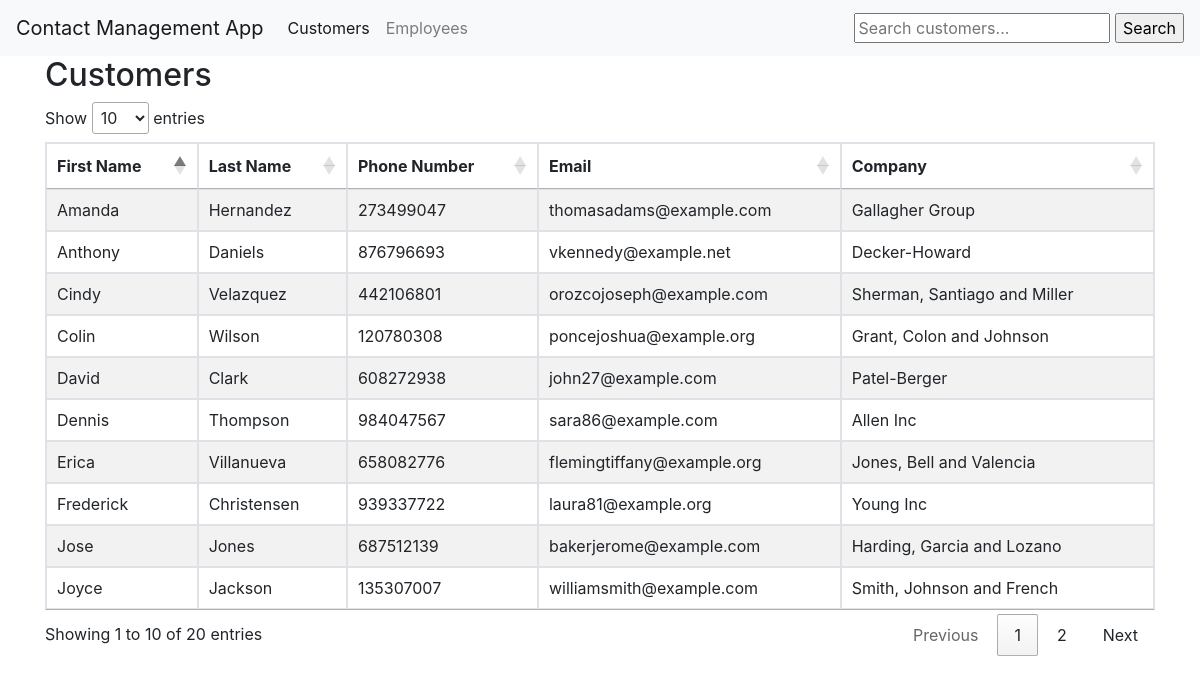
The app's page /, older data.
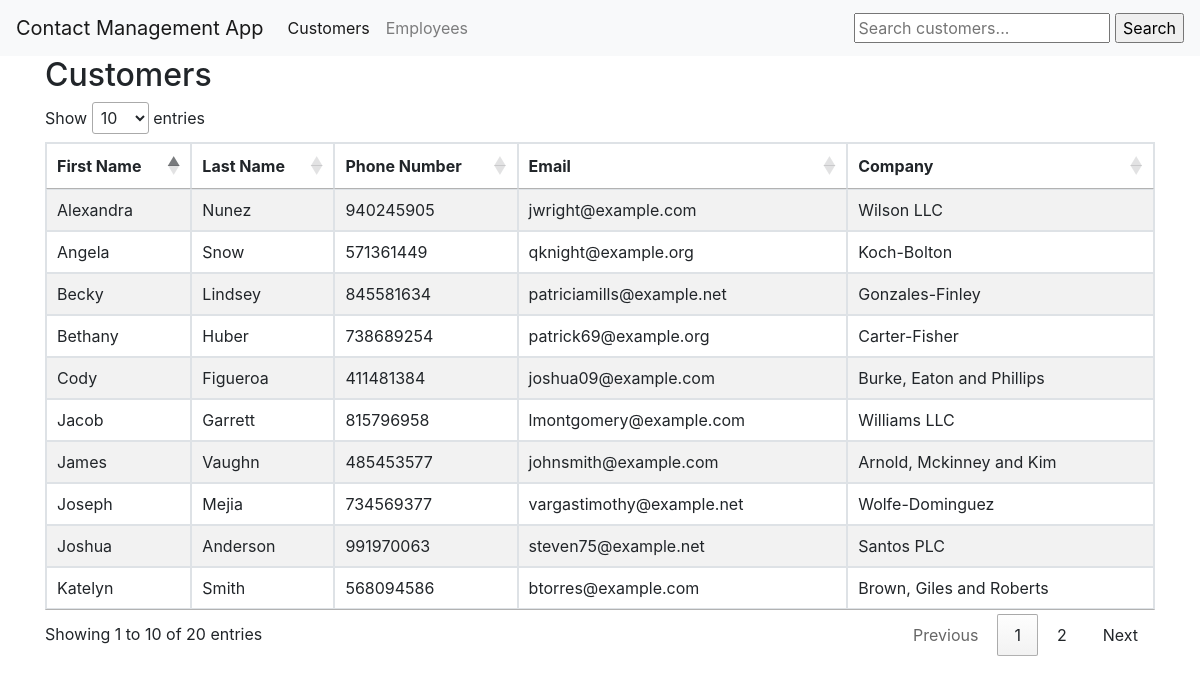
The same page, newer data.
### djangoapp/models.py (models this page shows)
class Customer(models.Model):
    first_name = models.CharField(max_length=255, validators=[MinLengthValidator(3), MaxLengthValidator(255)])
    last_name = models.CharField(max_length=255, validators=[MinLengthValidator(3), MaxLengthValidator(255)])
    phone_number = models.CharField(max_length=15, validators=[MinLengthValidator(10), MaxLengthValidator(15), RegexValidator(r'^\+?1?\d{9,15}$')])
    email = models.EmailField(max_length=255, validators=[MinLengthValidator(3), MaxLengthValidator(255), EmailValidator()])
    company = models.CharField(max_length=255, validators=[MinLengthValidator(3), MaxLengthValidator(255)])

### djangoapp/views.py (the view)
# urls.py: path('', views.customers, name='customers'),
def customers(request):
    customers = Customer.objects.all()
    return render(request, 'customers.html', {'customers': customers})

### djangoapp/templates/customers.html (shortened to what this page needs)
<!DOCTYPE html>
<html>
<head>
    <link rel="stylesheet" href="https://stackpath.bootstrapcdn.com/bootstrap/4.5.0/css/bootstrap.min.css">
    <link rel="stylesheet" type="text/css" href="https://cdn.datatables.net/1.10.22/css/jquery.dataTables.min.css">
</head>
<body>
    <nav class="navbar navbar-expand-lg navbar-light bg-light">
        <a class="navbar-brand">Contact Management App</a>
        <div class="collapse navbar-collapse" id="navbarNav">
            <ul class="navbar-nav">
                <li class="nav-item active">
                    <a class="nav-link" href="/customers">Customers</a>
                </li>
                <li class="nav-item">
                    <a class="nav-link" href="/employees">Employees</a>
                </li>
            </ul>
        </div>
        <form method="GET" action="{% url 'djangoapp:search_customers' %}">
            <input type="text" name="q" placeholder="Search customers...">
            <input type="submit" value="Search">
        </form>
    </nav>
    <div class="container">
        <h2>Customers</h2>
        <table id="customersTable" class="table table-striped table-bordered">
            <thead>
                <tr>
                    <th>First Name</th>
                    <th>Last Name</th>
                    <th>Phone Number</th>
                    <th>Email</th>
                    <th>Company</th>
                </tr>
            </thead>
            <tbody>
            {% for customer in customers %}
                <tr>
                    <td>{{ customer.first_name }}</td>
                    <td>{{ customer.last_name }}</td>
                    <td>{{ customer.phone_number }}</td>
                    <td>{{ customer.email }}</td>
                    <td>{{ customer.company }}</td>
                </tr>
            {% endfor %}
            </tbody>
        </table>
    </div>
</body>
</html>

Row changes from the older to the newer data that the page shows:
no longer on this page (row edited): Customer: first_name "Cindy", last_name "Velazquez", phone_number "442106801", email "orozcojoseph@example.com", company "Sherman, Santiago and Miller"
no longer on this page (row edited): Customer: first_name "Dennis", last_name "Thompson", phone_number "984047567", email "sara86@example.com", company "Allen Inc"
no longer on this page (row edited): Customer: first_name "Joyce", last_name "Jackson", phone_number "135307007", email "williamsmith@example.com", company "Smith, Johnson and French"
no longer on this page (row edited): Customer: first_name "Erica", last_name "Villanueva", phone_number "658082776", email "flemingtiffany@example.org", company "Jones, Bell and Valencia"
now on this page (row edited): Customer: first_name "Cody", last_name "Figueroa", phone_number "411481384", email "joshua09@example.com", company "Burke, Eaton and Phillips"
changed Customer: first_name "Anthony" → "Angela"; last_name "Daniels" → "Snow"; phone_number "876796693" → "571361449"; email "vkennedy@example.net" → "qknight@example.org"; company "Decker-Howard" → "Koch-Bolton"
now on this page (row edited): Customer: first_name "Alexandra", last_name "Nunez", phone_number "940245905", email "jwright@example.com", company "Wilson LLC"
changed Customer: first_name "Amanda" → "Katelyn"; last_name "Hernandez" → "Smith"; phone_number "273499047" → "568094586"; email "thomasadams@example.com" → "btorres@example.com"; company "Gallagher Group" → "Brown, Giles and Roberts"
changed Customer: first_name "David" → "James"; last_name "Clark" → "Vaughn"; phone_number "608272938" → "485453577"; email "john27@example.com" → "johnsmith@example.com"; company "Patel-Berger" → "Arnold, Mckinney and Kim"
now on this page (row edited): Customer: first_name "Bethany", last_name "Huber", phone_number "738689254", email "patrick69@example.org", company "Carter-Fisher"
now on this page (row edited): Customer: first_name "Joseph", last_name "Mejia", phone_number "734569377", email "vargastimothy@example.net", company "Wolfe-Dominguez"
changed Customer: first_name "Colin" → "Jacob"; last_name "Wilson" → "Garrett"; phone_number "120780308" → "815796958"; email "poncejoshua@example.org" → "lmontgomery@example.com"; company "Grant, Colon and Johnson" → "Williams LLC"
changed Customer: first_name "Frederick" → "Becky"; last_name "Christensen" → "Lindsey"; phone_number "939337722" → "845581634"; email "laura81@example.org" → "patriciamills@example.net"; company "Young Inc" → "Gonzales-Finley"
changed Customer: first_name "Jose" → "Joshua"; last_name "Jones" → "Anderson"; phone_number "687512139" → "991970063"; email "bakerjerome@example.com" → "steven75@example.net"; company "Harding, Garcia and Lozano" → "Santos PLC"
